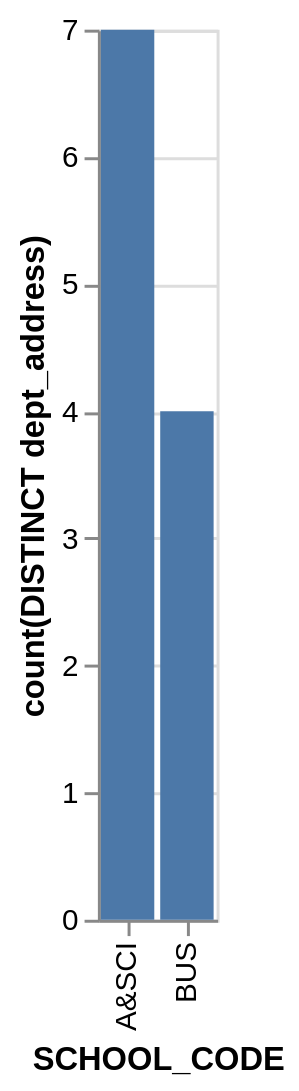

Vega-Lite specification stored for this chart:
### Vega-Lite specification from a JSON file in a GitHub repository (floating-point values rounded to 4 significant figures)
{"data": {"values": [{"x_data": "A&SCI", "y_data": 7}, {"x_data": "BUS", "y_data": 4}]}, "mark": "bar", "encoding": {"x": {"field": "x_data", "type": "nominal", "title": "SCHOOL_CODE", "sort": {"op": "sum", "field": "y_data", "order": "descending"}}, "y": {"field": "y_data", "type": "quantitative", "title": "count(DISTINCT dept_address)"}}}
